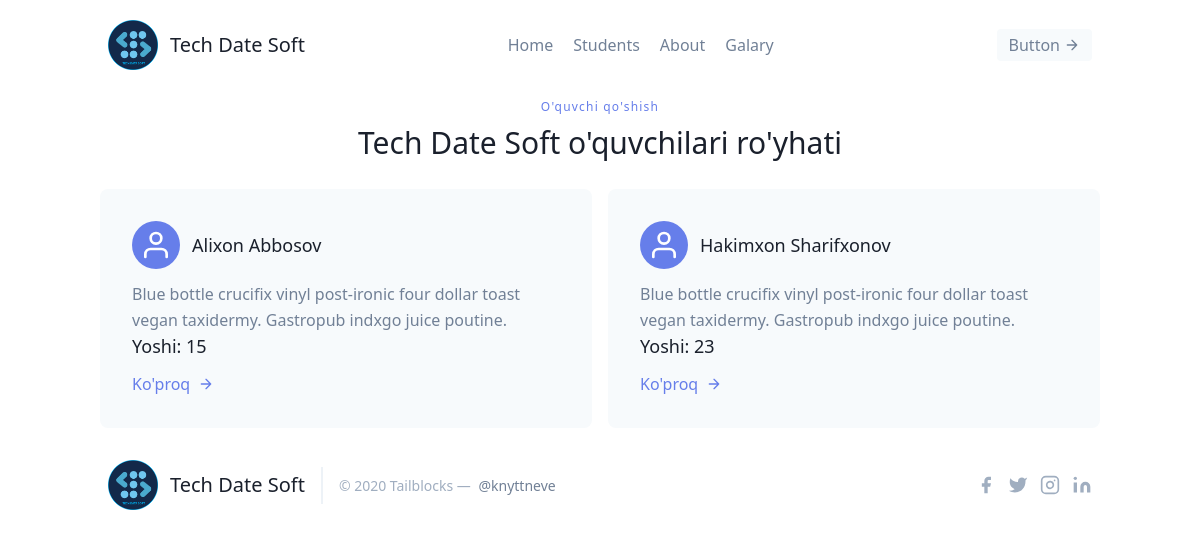
Page /leads/ on the earlier database version.
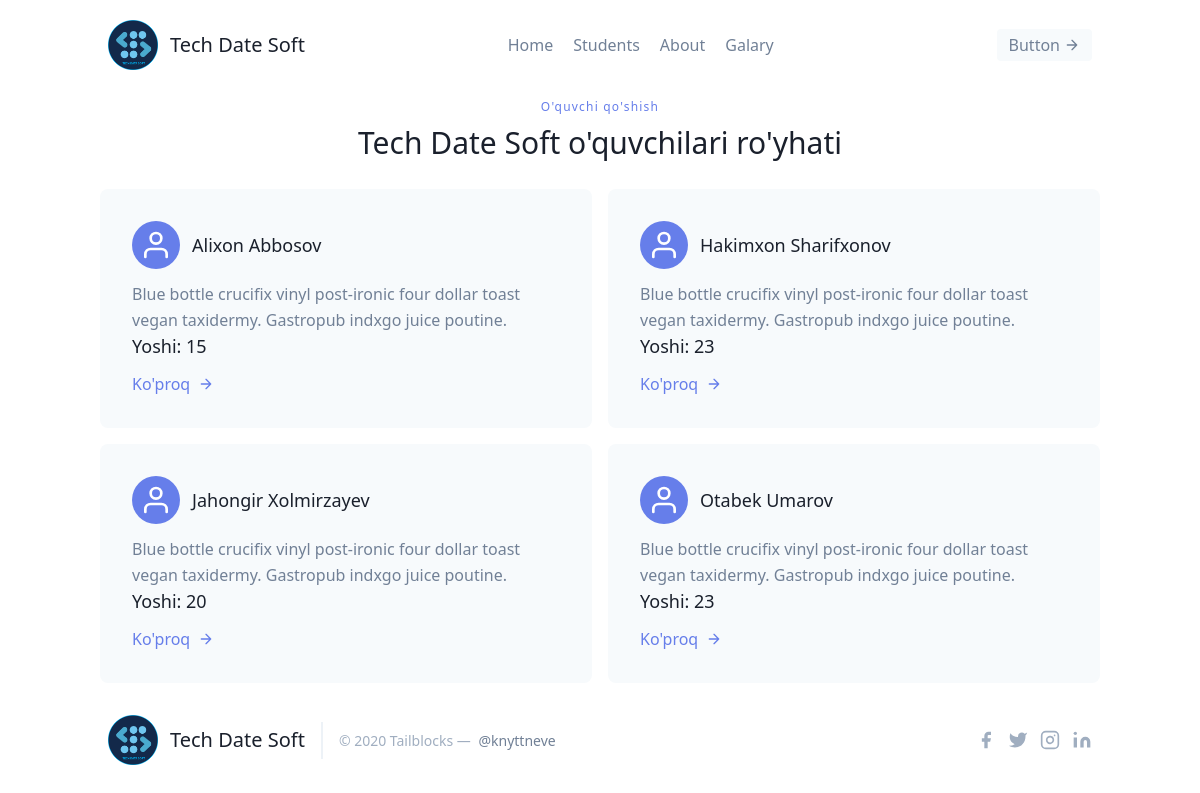
Same page on the later database version.
### students/models.py (models this page shows, shortened)
class Student(models.Model):
    ism = models.CharField(max_length=15)
    famila = models.CharField(max_length=15)
    yosh = models.IntegerField(default=0)
    teacher = models.ForeignKey("Teacher", on_delete=models.CASCADE)

### students/views.py (the view)
# urls.py: path('', StudentListView.as_view(), name="student_lists"),
class StudentListView(ListView):
    template_name = "student/student_lists.html"
    queryset = models.Student.objects.all()
    context_object_name = "leads"

### students/templates/student/student_lists.html (shortened to what this page needs)
{% extends 'main.html' %}
{% block content%}
<section class="text-gray-600 body-font">
    <div class="container px-5 py-2 mx-auto">
        <div class="flex flex-col text-center w-full mb-8">
            <h2 class="text-xs text-indigo-500 tracking-widest font-medium title-font mb-1">
                <a href="{% url 'leads:student_create' %}">O'quvchi qo'shish</a>
            </h2>
            <h1 class="sm:text-3xl text-2xl font-medium title-font text-gray-900">Tech Date Soft o'quvchilari ro'yhati</h1>
        </div>
        <div class="flex flex-wrap -m-4 justify-center">
            {% for lead in leads %}
            <div class="p-2 md:w-1/2">
                <div class="flex rounded-lg h-full bg-gray-100 p-8 flex-col">
                    <div class="flex items-center mb-3">
                        <div
                            class="w-12 h-12 mr-3 inline-flex items-center justify-center rounded-full bg-indigo-500 text-white flex-shrink-0">
                            <svg fill="none" stroke="currentColor" stroke-linecap="round" stroke-linejoin="round"
                                stroke-width="2" class="w-8 h-8" viewBox="0 0 24 24">
                                <path d="M20 21v-2a4 4 0 00-4-4H8a4 4 0 00-4 4v2"></path>
                                <circle cx="12" cy="7" r="4"></circle>
                            </svg>
                        </div>
                        <a href="{% url 'leads:student_details' lead.pk %}">
                            <h2 class="text-gray-900 text-lg title-font font-medium">{{ lead.ism }} {{ lead.famila }}
                            </h2>
                        </a>
                    </div>
                    <div class="flex-grow">
                        <p class="leading-relaxed text-base">Blue bottle crucifix vinyl post-ironic four dollar toast
                            vegan taxidermy. Gastropub indxgo juice poutine.</p>
                        <h4 class="text-gray-900 text-lg title-font font-medium">Yoshi: {{ lead.yosh }}</h4>
                        <a href="{% url 'leads:student_details' lead.pk %}" class="mt-3 text-indigo-500 inline-flex items-center">Ko'proq
                            <svg fill="none" stroke="currentColor" stroke-linecap="round" stroke-linejoin="round"
                                stroke-width="2" class="w-4 h-4 ml-2" viewBox="0 0 24 24">
                                <path d="M5 12h14M12 5l7 7-7 7"></path>
                            </svg>
                        </a>
                    </div>
                </div>
            </div>
            {% endfor %}
        </div>
    </div>
</section>
{% endblock %}

### frontend/main.html (shortened to what this page needs)
<!DOCTYPE html>
<html lang="en">
<head>
    <link href="https://unpkg.com/tailwindcss@^1.0/dist/tailwind.min.css" rel="stylesheet">
</head>
<body>
    {% include 'details/navbar.html' %}
    <div class="max-w-5xl mx-auto">
        {% block content%}
        {% endblock %}
    </div>
    {% include 'details/footer.html' %}
</body>
</html>

### frontend/details/navbar.html
{% load static %}
<header class="text-gray-600 body-font">
    <div class="container mx-auto flex flex-wrap p-5 flex-col md:flex-row items-center">
      <a href="/" class="flex title-font font-medium items-center text-gray-900 mb-4 md:mb-0" style="cursor:pointer">
        <img src="{% static 'images/logo.png' %}" style="width: 50px;" alt="Logo">
        <span class="ml-3 text-xl">Tech Date Soft</span>
      </a>
      <nav class="md:ml-auto md:mr-auto flex flex-wrap items-center text-base justify-center">
        <a href="/" class="mr-5 hover:text-gray-900">Home</a>
        <a href="/leads/" class="mr-5 hover:text-gray-900">Students</a>
        <a href="" class="mr-5 hover:text-gray-900">About</a>
        <a href="" class="mr-5 hover:text-gray-900">Galary</a>
      </nav>
      <button class="inline-flex items-center bg-gray-100 border-0 py-1 px-3 focus:outline-none hover:bg-gray-200 rounded text-base mt-4 md:mt-0">Button
        <svg fill="none" stroke="currentColor" stroke-linecap="round" stroke-linejoin="round" stroke-width="2" class="w-4 h-4 ml-1" viewBox="0 0 24 24">
          <path d="M5 12h14M12 5l7 7-7 7"></path>
        </svg>
      </button>
    </div>
  </header>

### frontend/details/footer.html
{% load static %}
<footer class="text-gray-600 body-font">
    <div class="container px-5 py-8 mx-auto flex items-center sm:flex-row flex-col">
      <a href="/" class="flex title-font font-medium items-center text-gray-900 mb-4 md:mb-0" style="cursor:pointer">
        <img src="{% static 'images/logo.png' %}" style="width: 50px;" alt="Logo">
        <span class="ml-3 text-xl">Tech Date Soft</span>
      </a>
      <p class="text-sm text-gray-500 sm:ml-4 sm:pl-4 sm:border-l-2 sm:border-gray-200 sm:py-2 sm:mt-0 mt-4">© 2020 Tailblocks —
        <a href="https://twitter.com/knyttneve" class="text-gray-600 ml-1" rel="noopener noreferrer" target="_blank">@knyttneve</a>
      </p>
      <span class="inline-flex sm:ml-auto sm:mt-0 mt-4 justify-center sm:justify-start">
        <a class="text-gray-500">
          <svg fill="currentColor" stroke-linecap="round" stroke-linejoin="round" stroke-width="2" class="w-5 h-5" viewBox="0 0 24 24">
            <path d="M18 2h-3a5 5 0 00-5 5v3H7v4h3v8h4v-8h3l1-4h-4V7a1 1 0 011-1h3z"></path>
          </svg>
        </a>
        <a class="ml-3 text-gray-500">
          <svg fill="currentColor" stroke-linecap="round" stroke-linejoin="round" stroke-width="2" class="w-5 h-5" viewBox="0 0 24 24">
            <path d="M23 3a10.9 10.9 0 01-3.14 1.53 4.48 4.48 0 00-7.86 3v1A10.66 10.66 0 013 4s-4 9 5 13a11.64 11.64 0 01-7 2c9 5 20 0 20-11.5a4.5 4.5 0 00-.08-.83A7.72 7.72 0 0023 3z"></path>
          </svg>
        </a>
        <a class="ml-3 text-gray-500">
          <svg fill="none" stroke="currentColor" stroke-linecap="round" stroke-linejoin="round" stroke-width="2" class="w-5 h-5" viewBox="0 0 24 24">
            <rect width="20" height="20" x="2" y="2" rx="5" ry="5"></rect>
            <path d="M16 11.37A4 4 0 1112.63 8 4 4 0 0116 11.37zm1.5-4.87h.01"></path>
          </svg>
        </a>
        <a class="ml-3 text-gray-500">
          <svg fill="currentColor" stroke="currentColor" stroke-linecap="round" stroke-linejoin="round" stroke-width="0" class="w-5 h-5" viewBox="0 0 24 24">
            <path stroke="none" d="M16 8a6 6 0 016 6v7h-4v-7a2 2 0 00-2-2 2 2 0 00-2 2v7h-4v-7a6 6 0 016-6zM2 9h4v12H2z"></path>
            <circle cx="4" cy="4" r="2" stroke="none"></circle>
          </svg>
        </a>
      </span>
    </div>
  </footer>

Differences in the rows shown:
added Student: ism "Jahongir", famila "Xolmirzayev", yosh "20"
added Student: ism "Otabek", famila "Umarov", yosh "23"
